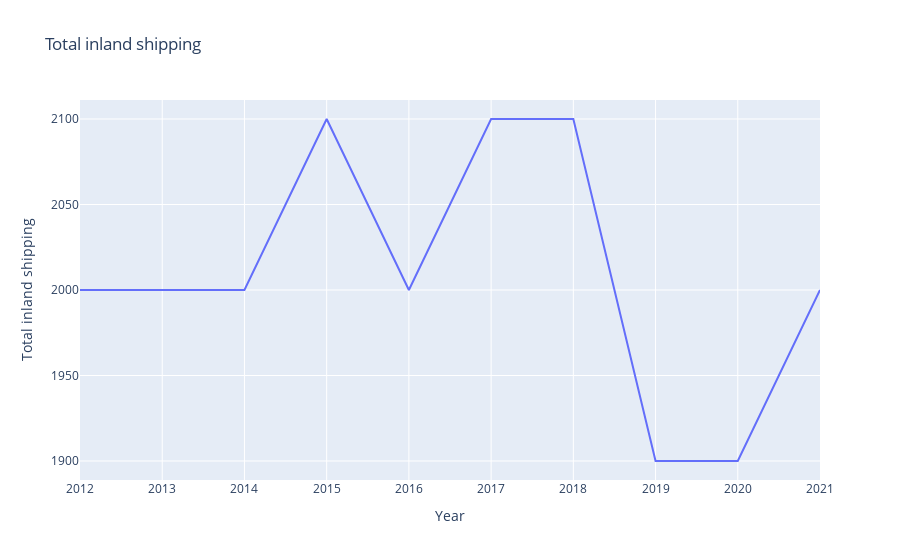

Notebook cell for this chart:
### Code cell
fig = px.line(df, x='Year', y='Total inland shipping', title = "Total inland shipping")
fig.show()

### Figure 1 — Plotly figure (JSON) as saved in the notebook; plotly's stock layout.template omitted (floating-point values rounded to 4 significant figures)
{"data": [{"hovertemplate": "Year=%{x}<br>Total inland shipping=%{y}<extra></extra>", "legendgroup": "", "line": {"color": "#636efa", "dash": "solid"}, "marker": {"symbol": "circle"}, "mode": "lines", "name": "", "orientation": "v", "showlegend": false, "type": "scatter", "x": [2012, 2013, 2014, 2015, 2016, 2017, 2018, 2019, 2020, 2021], "xaxis": "x", "y": [2000, 2000, 2000, 2100, 2000, 2100, 2100, 1900, 1900, 2000], "yaxis": "y"}], "layout": {"legend": {"tracegroupgap": 0}, "title": {"text": "Total inland shipping"}, "xaxis": {"anchor": "y", "domain": [0, 1], "title": {"text": "Year"}}, "yaxis": {"anchor": "x", "domain": [0, 1], "title": {"text": "Total inland shipping"}}}}
